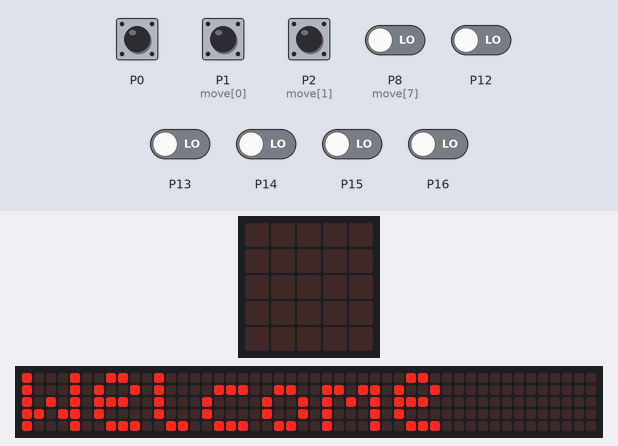
Recording of a program running on a simulated BBC micro:bit running MicroPython. On the bench: the board's 5×5 LED display, a strip that is not on the board, showing the scrolling text unrolled. The inputs (shaded band) are chosen by the test bench; at power-on: P0, P1 (move[0]), P2 (move[1]), P8 (move[7]), P12–16 LOW. Random numbers come from a fixed seed; the 48×5 strip is a reading aid, not a part: it shows the text the display is scrolling, unrolled, one strip-width of it at a time. At 20.7 s the program stops and its outputs stay as they are.

Above: at 5.92 s.
7.5 s: P0 pulled HIGH for 0.15 s
At 9.4 s:
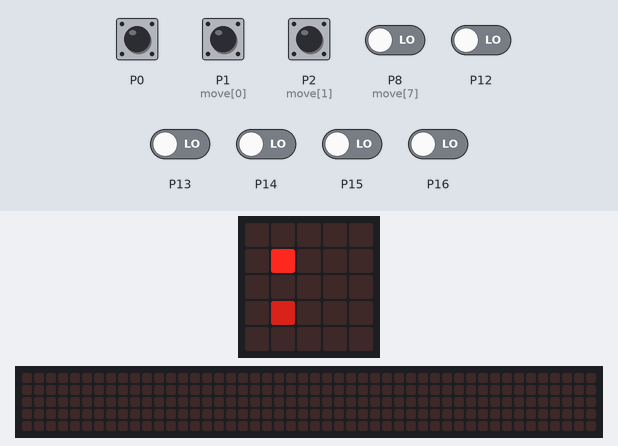
10.0 s: P1 (move[0]) pulled HIGH for 0.15 s
At 12.2 s:
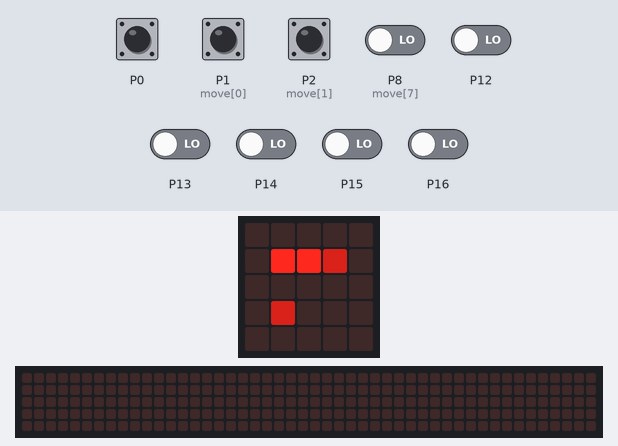
12.5 s: P2 (move[1]) pulled HIGH for 0.15 s
At 21.7 s:
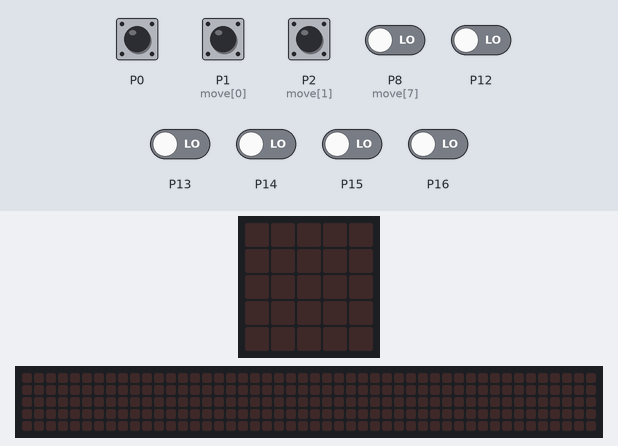

The program:

otherscode.py
```python
from microbit import *
import random
import sys

board=[i for i in range(0,9)]
player, computer = '',''

# Corners, Center and Others, respectively
moves=((1,7,3,9),(5,),(2,4,6,8))
# Winner combinations
winners=((0,1,2),(3,4,5),(6,7,8),(0,3,6),(1,4,7),(2,5,8),(0,4,8),(2,4,6))
# Table
tab=range(1,10)

def print_board():
    dup = board.copy()
    for count, item in enumerate(dup):
        if item=='X':
            dup[count]='9'
        elif item=='O':
            dup[count]='5'
        else:
            dup[count]='0'

    dup.insert(0,'0')
    dup.insert(4,'0')
    dup.insert(5,'0')
    dup.insert(9,'0')
    dup.insert(10,'0')
    dup.insert(14,'0')
    dup.insert(15,'0')
    dup.insert(19,'0')
    dup.insert(20,'0')
    dup.insert(24,'0')
    dup.insert(5,':')
    dup.insert(11,':')
    dup.insert(17,':')
    dup.insert(0,'0')
    dup.insert(0,'0')
    dup.insert(0,'0')
    dup.insert(0,'0')
    dup.insert(0,'0')
    dup.insert(5,':')
    str = ''.join(dup)
    display.show(Image(str))


def select_char():
    chars=('X','O')
    if random.randint(0,1) == 0:
        return chars[::-1]
    return chars

def can_move(brd, player, move):
    if move in tab and brd[move-1] == move-1:
        return True
    return False

def can_win(brd, player, move):
    places=[]
    x=0
    for i in brd:
        if i == player: places.append(x)
        x+=1
    win=True
    for tup in winners:
        win=True
        for ix in tup:
            if brd[ix] != player:
                win=False
                break
        if win == True:
            break
    return win

def make_move(brd, player, move, undo=False):
    if can_move(brd, player, move):
        brd[move-1] = player
        win=can_win(brd, player, move)
        if undo:
            brd[move-1] = move-1
        return (True, win)
    return (False, False)

# AI goes here
def computer_move():
    move=-1
    # If I can win, others don't matter.
    for i in range(1,10):
        if make_move(board, computer, i, True)[1]:
            move=i
            break
    if move == -1:
        # If player can win, block him.
        for i in range(1,10):
            if make_move(board, player, i, True)[1]:
                move=i
                break
    if move == -1:
        # Otherwise, try to take one of desired places.
        for tup in moves:
            for mv in tup:
                if move == -1 and can_move(board, computer, mv):
                    move=mv
                    break
    return make_move(board, computer, move)

def space_exist():
    return board.count('X') + board.count('O') != 9

player, computer = ('X','O')
result='%%% Deuce ! %%%'
# avoid the first round problem
sideEf = 0;
display.scroll("Welcome")
while space_exist():

    print_board()
    if sideEf==0:
      pin0.read_digital()
      pin1.read_digital()
      pin2.read_digital()
      #pin3.read_digital()
      #pin4.read_digital()
      #pin5.read_digital()
      #pin6.read_digital()
      #pin7.read_digital()
      pin8.read_digital()
      #pin9.read_digital()
      pin12.read_digital()
      pin13.read_digital()
      pin14.read_digital()
      pin15.read_digital()
      pin16.read_digital()
      sideEf = sideEf+1
      continue
      sleep(1000)
    else:
        sleep(1000)

    move = None
    while move==None:
        if pin0.read_digital():
            move = 1
        elif pin1.read_digital():
            move = 2
        elif pin2.read_digital():
            move = 3
        #elif pin3.read_digital():
         #   move = 4
        #elif pin4.read_digital():
         #   move = 5
        #elif pin5.read_digital():
        #    move = 6
        #elif pin6.read_digital():
        #    move = 7
        #elif pin7.read_digital():
        #    move = 8
        elif pin8.read_digital():
            move = 4
        elif pin12.read_digital():
            move = 5
        elif pin13.read_digital():
            move = 6
        elif pin14.read_digital():
            move = 7
        elif pin15.read_digital():
            move = 8
        elif pin16.read_digital():
            move = 9

    #board[0] = 'X'
    moved, won = make_move(board, player, move)
    sleep(1000)
    if won:
        display.scroll("Good Job")
        break
    elif computer_move()[1]:
        display.scroll("Try Again")
        break
    sideEf = sideEf+1
```

Measured:
- after the input at 7.5 s, the display: changes after 1.0 s (image 1)
- after the input at 10.0 s, the display: changes after 1.0 s (image 2)
- after the input at 12.5 s, the display: first changes after 1.0 s (image 3 shows a later state)
